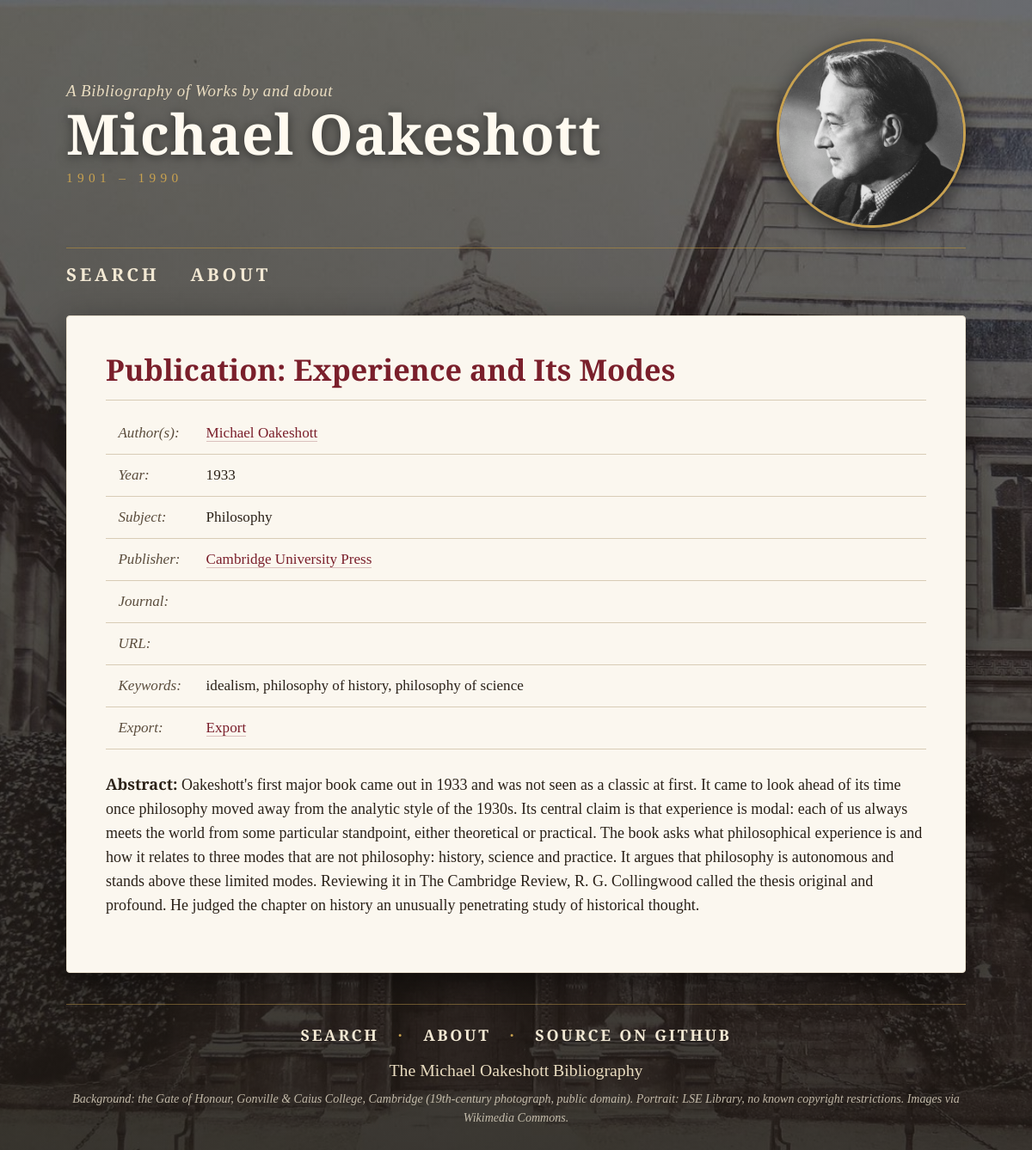
The page /oakeshott/pub_detail/1/ on the database its author committed.
### berkeley/models.py (models this page shows, shortened)
class UrlModel(models.Model):
    url = models.CharField(max_length=512, default="",
            blank=True, null=True)
    class Meta:
        abstract = True

class Publication(UrlModel):
    title = models.CharField(max_length=PUB_TITLE_LEN,
            blank=True, null=True, default="")
    pub_type = models.CharField(choices=TYPE_CHOICES, max_length=4,
            blank=True, null=True, default="")
    publisher = models.ForeignKey(Publisher, blank=True, null=True,  on_delete=models.CASCADE,)
    subject = models.ForeignKey(Subject, default=UNKNOWN_ID, on_delete=models.CASCADE,)
    journal = models.ForeignKey(Journal, blank=True, null=True, on_delete=models.CASCADE,)
    collection = models.ForeignKey('berkeley.Publication', blank=True,
            null=True, related_name="coll",  on_delete=models.CASCADE,)
    pub_reviewed = models.ForeignKey('berkeley.Publication', blank=True,
            null=True, related_name="pub_rev", on_delete=models.CASCADE,)
    year = models.IntegerField()
    volume = models.CharField(max_length=12, default="", blank=True)
    issue = models.CharField(max_length=12, default="", blank=True)
    month = models.CharField(max_length=10, default="", blank=True)
    day = models.CharField(max_length=10, default="", blank=True)
    pages = models.CharField(max_length=24, default="", blank=True)
    edition = models.CharField(max_length=4, default="", blank=True)
    medium = models.CharField(max_length=12, default="", blank=True)
    authors = models.ManyToManyField(Person, through="Authorship",
            related_name="authors", blank=True)
    editors = models.ManyToManyField(Person, through="Editorship",
            related_name="editors", blank=True)
    translators = models.ManyToManyField(
        Person, default="", related_name="translators",
        blank=True
    )
    reviewees = models.ManyToManyField(
        Person, default="", related_name="reviewees",
        blank=True
    )
    reprinted_in = models.ManyToManyField(
        'berkeley.Publication', symmetrical=False, related_name="reprints",
        blank=True
    )
    keywords = models.ManyToManyField(
        Keyword, default="", related_name="keywords",
        blank=True
    )
    city = models.CharField(max_length=128, default="", blank=True)
    isbn = models.CharField(max_length=24,
            default="",
            blank=True, null=True
    )  # 24 to account for future ISBN expansion
    sn = models.CharField(max_length=12, default="", blank=True, null=True)
    language = models.CharField(max_length=32, default="", blank=True)
    abstract = models.CharField(max_length=1024, default="", blank=True)
    doi = models.CharField(max_length=DOI_LEN, default="", blank=True)
    review = models.CharField(max_length=128, default="", blank=True)
    reviewed_names = models.CharField(max_length=128, default="",
                                      blank=True)
    def __str__(self):
        if self.title:
            return self.title
        elif self.pub_type in REVIEW_TYPES:
            return self.review_title()
        return ''
    def ordered_authors(self):
        links = self.authorship_set.all()
        if 'authorship_set' not in getattr(self, '_prefetched_objects_cache',
                                           {}):
            links = links.select_related('person')
        return [a.person for a in links]
    def ordered_editors(self):
        links = self.editorship_set.all()
        if 'editorship_set' not in getattr(self, '_prefetched_objects_cache',
                                           {}):
            links = links.select_related('person')
        return [e.person for e in links]
    def ordered_reprints(self):
        return self.reprints.order_by('year', 'id')
    def reviewed_title(self):
        if self.pub_reviewed:
            return self.pub_reviewed.title
        return self.review
    class Meta:
        ordering = ['title']

class DescrModel(models.Model):
    descr = models.CharField(max_length=512, default="", blank=True,
            null=True)
    class Meta:
        abstract = True

class EmailModel(models.Model):
    email_addr = models.CharField(max_length=EMAIL_LEN, default="", blank=True, null=True)
    class Meta:
        abstract = True

class Person(UrlModel, DescrModel, EmailModel):
    fname = models.CharField(max_length=PERSON_NAME_LEN, default="")
    mname = models.CharField(max_length=PERSON_NAME_LEN,
            blank=True, null=True)
    lname = models.CharField(max_length=PERSON_NAME_LEN)
    yob = models.IntegerField(blank=True, null=True)
    yod = models.IntegerField(blank=True, null=True)
    affiliation = models.CharField(max_length=AFFILIATION_LEN, default="",
            blank=True)
    address = models.ForeignKey(Address, null=True, blank=True, on_delete=models.CASCADE,)
    class Meta:
        ordering = ['lname']

class SingleNameModel(models.Model):
    name = models.CharField(max_length=256)
    def __str__(self):
        return self.name
    class Meta:
        abstract = True
        ordering = ['name']

class Subject(SingleNameModel):
    code = models.CharField(max_length=CODE_LEN, null=True, blank=True)

class Publisher(SingleNameModel, UrlModel, DescrModel):
    address = models.ForeignKey(Address, null=True, blank=True, on_delete=models.CASCADE,)

class Keyword(SingleNameModel):
    """
    All fields from abstract classes right now.
    """

### berkeley/views.py (the view)
# urls.py: re_path(r'^pub_detail/(?P<pub_id>[0-9]+)/$',
def pub_detail(request, pub_id):
    return detail_view(request, pub_id, Publication,
            'pub_detail.html', 'pub')

### berkeley/views.py (called while the page is built)
def get_hdr():
    site_hdr = "Bibliography Search"
    site_list = Site.objects.all()
    for site in site_list:
        site_hdr = site.header
        break   # since we only expect a single site record!
    return site_hdr

def detail_view(request, dbkey, cls, html, kwarg_key):
    site_hdr = get_hdr()
    obj = get_object_or_404(cls, pk=dbkey)
    return render(request, html, {kwarg_key: obj, 'header': site_hdr })

### berkeley/templates/pub_detail.html (shortened to what this page needs)
{% extends "base.html" %}
{% block content %}
    <div class="module">
    <table>
        <caption>
            Publication: {{ pub }}
        </caption>
        <tr>
            <td>Author(s):</td>
            <td>
            {% for author in pub.ordered_authors %}
                <a href="/oakeshott/person_detail/{{ author.id }}/">{{ author.fname }} {{ author.lname }}</a>{% if not forloop.last %},{% endif %}
            {% endfor %}
            </td>
        </tr>
        <tr>
            <td>Year:</td>
            <td> {{ pub.year }} </td>
        </tr>
        <tr>
            <td>Subject:</td>
            <td> {{ pub.subject }} </td>
        </tr>
        <tr>
            <td>Publisher:</td>
            <td>
                <a href="/oakeshott/publisher_detail/{{ pub.publisher.id }}/">
                {{ pub.publisher.name }}
                </a>
             </td>
        </tr>
        <tr>
            <td>Journal:</td>
            <td>
             </td>
        </tr>
        <tr>
            <td>URL:</td>
            <td><a href="{{ pub.url }}"> {{ pub.url }}</a></td>
        </tr>
        <tr>
            <td>Keywords:</td>
            <td>
            {% for keyword in pub.keywords.all %}
                {{ keyword.name }}{% if not forloop.last %},{% endif %}
            {% endfor %}
            </td>
        </tr>
        <tr>
            <td>Export:</td>
            <td>
                <a href="/oakeshott/export/{{ pub.id }}/">
                Export
                </a>
            </td>
        </tr>
    </table>
    <p>
        <strong>Abstract:</strong>
        {{ pub.abstract }}
    </p>
    </div>
{% endblock content %}

### mysite/static/berkeley/style.css (style rules this page uses)
:root { --ink: #2a2118; --ink-soft: #5b4d3d; --paper: #fbf7ef; --paper-edge: #e6dccb; --rule: #d8ccb6; --accent: #7a1f2b; --accent-dark: #561520; --gold: #c9a24f; --night: #1c1813; --serif-display: "Cormorant Garamond", "EB Garamond", Garamond, Georgia, serif; --serif-text: "EB Garamond", Garamond, Georgia, "Times New Roman", serif; }
* { box-sizing: border-box; }
html { font-size: 18px; }
body { margin: 0; padding: 0; color: var(--ink); font-family: var(--serif-text); line-height: 1.55; background-color: var(--night); background-image: linear-gradient(rgba(28, 24, 19, 0.55), rgba(28, 24, 19, 0.80)), url("img/caius-gate-of-honour.jpg"); background-size: cover; background-position: center top; background-attachment: fixed; min-height: 100vh; }
a:link, a:visited { color: var(--accent); text-decoration: none; border-bottom: 1px solid rgba(122, 31, 43, 0.25); }
.module { overflow-x: auto; }
p { margin: 0 0 1rem; }
table { width: 100%; border-collapse: collapse; margin: 0 0 1.5rem; font-size: 0.95rem; }
caption { caption-side: top; text-align: left; font-family: var(--serif-display); font-size: 1.9rem; font-weight: 600; color: var(--accent); padding: 0 0 0.75rem; margin-bottom: 0.75rem; border-bottom: 1px solid var(--rule); line-height: 1.25; }
th, td { padding: 0.6rem 0.8rem; text-align: left; vertical-align: top; border-bottom: 1px solid var(--rule); overflow-wrap: break-word; }
td:first-child:not(:only-child) { white-space: nowrap; color: var(--ink-soft); font-style: italic; width: 1%; }

### rows shown on the page
Publication: title "Experience and Its Modes", year "1933", subject "Philosophy", publisher.name "Cambridge University Press", abstract "Oakeshott's first major book came out in 1933 and was not seen as a classic at first. It came to look ahead of its time once philosophy moved away from the analytic style of the 1930s. Its central claim is that experience is modal: each of us always meets the world from some particular standpoint, either theoretical or practical. The book asks what philosophical experience is and how it relates to three modes that are not philosophy: history, science and practice. It argues that philosophy is autonomous and stands above these limited modes. Reviewing it in The Cambridge Review, R. G. Collingwood called the thesis original and profound. He judged the chapter on history an unusually…"
Person: fname "Michael", lname "Oakeshott"
Keyword: name "idealism"
Keyword: name "philosophy of history"
Keyword: name "philosophy of science"
